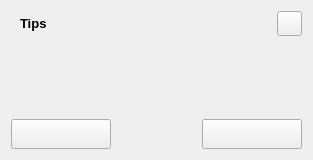
<?xml version="1.0" encoding="UTF-8"?>
<ui version="4.0">
 <class>ExitDialog</class>
 <widget class="QWidget" name="ExitDialog">
  <property name="geometry">
   <rect>
    <x>0</x>
    <y>0</y>
    <width>313</width>
    <height>160</height>
   </rect>
  </property>
  <property name="minimumSize">
   <size>
    <width>0</width>
    <height>160</height>
   </size>
  </property>
  <property name="maximumSize">
   <size>
    <width>16777215</width>
    <height>160</height>
   </size>
  </property>
  <property name="windowTitle">
   <string>Form</string>
  </property>
  <layout class="QHBoxLayout" name="horizontalLayout">
   <item>
    <widget class="QWidget" name="w_bg" native="true">
     <layout class="QVBoxLayout" name="lay_bg" stretch="0,0,0,0">
      <property name="leftMargin">
       <number>0</number>
      </property>
      <property name="topMargin">
       <number>0</number>
      </property>
      <property name="rightMargin">
       <number>0</number>
      </property>
      <property name="bottomMargin">
       <number>0</number>
      </property>
      <item>
       <layout class="QHBoxLayout" name="horizontalLayout_4">
        <property name="leftMargin">
         <number>9</number>
        </property>
        <item>
         <widget class="QLabel" name="lab_messagebox_title">
          <property name="font">
           <font>
            <pointsize>10</pointsize>
            <weight>75</weight>
            <bold>true</bold>
           </font>
          </property>
          <property name="text">
           <string>Tips</string>
          </property>
         </widget>
        </item>
        <item>
         <spacer name="horizontalSpacer_2">
          <property name="orientation">
           <enum>Qt::Horizontal</enum>
          </property>
          <property name="sizeHint" stdset="0">
           <size>
            <width>40</width>
            <height>20</height>
           </size>
          </property>
         </spacer>
        </item>
        <item>
         <widget class="QPushButton" name="btn_system_close">
          <property name="minimumSize">
           <size>
            <width>25</width>
            <height>25</height>
           </size>
          </property>
          <property name="maximumSize">
           <size>
            <width>25</width>
            <height>25</height>
           </size>
          </property>
          <property name="text">
           <string/>
          </property>
          <property name="icon">
           <iconset resource="../qss.qrc">
            <normaloff>:/icons/closeNormal.png</normaloff>:/icons/closeNormal.png</iconset>
          </property>
          <property name="iconSize">
           <size>
            <width>20</width>
            <height>20</height>
           </size>
          </property>
         </widget>
        </item>
       </layout>
      </item>
      <item>
       <layout class="QHBoxLayout" name="horizontalLayout_3">
        <property name="leftMargin">
         <number>15</number>
        </property>
        <property name="rightMargin">
         <number>15</number>
        </property>
        <item>
         <widget class="QLabel" name="lab_mbox_icon">
          <property name="minimumSize">
           <size>
            <width>40</width>
            <height>40</height>
           </size>
          </property>
          <property name="maximumSize">
           <size>
            <width>40</width>
            <height>40</height>
           </size>
          </property>
          <property name="text">
           <string/>
          </property>
          <property name="scaledContents">
           <bool>true</bool>
          </property>
         </widget>
        </item>
        <item>
         <widget class="QLabel" name="lab_mess_body">
          <property name="font">
           <font>
            <pointsize>15</pointsize>
           </font>
          </property>
          <property name="text">
           <string/>
          </property>
          <property name="alignment">
           <set>Qt::AlignCenter</set>
          </property>
         </widget>
        </item>
       </layout>
      </item>
      <item>
       <spacer name="verticalSpacer_2">
        <property name="orientation">
         <enum>Qt::Vertical</enum>
        </property>
        <property name="sizeHint" stdset="0">
         <size>
          <width>20</width>
          <height>40</height>
         </size>
        </property>
       </spacer>
      </item>
      <item>
       <layout class="QHBoxLayout" name="horizontalLayout_2">
        <item>
         <widget class="QPushButton" name="btn_mbox_btn01">
          <property name="minimumSize">
           <size>
            <width>100</width>
            <height>30</height>
           </size>
          </property>
          <property name="text">
           <string/>
          </property>
         </widget>
        </item>
        <item>
         <spacer name="horizontalSpacer">
          <property name="orientation">
           <enum>Qt::Horizontal</enum>
          </property>
          <property name="sizeHint" stdset="0">
           <size>
            <width>40</width>
            <height>20</height>
           </size>
          </property>
         </spacer>
        </item>
        <item>
         <widget class="QPushButton" name="btn_mbox_btn02">
          <property name="minimumSize">
           <size>
            <width>100</width>
            <height>30</height>
           </size>
          </property>
          <property name="text">
           <string/>
          </property>
         </widget>
        </item>
       </layout>
      </item>
     </layout>
    </widget>
   </item>
  </layout>
 </widget>
 <resources>
  <include location="../qss.qrc"/>
 </resources>
 <connections/>
</ui>
